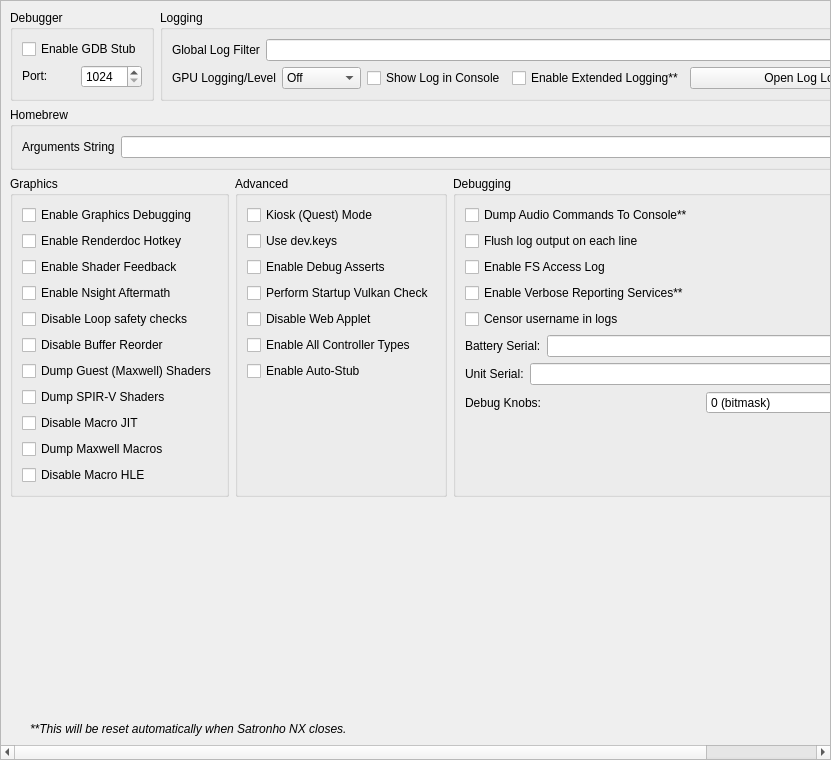
<?xml version="1.0" encoding="UTF-8"?>
<ui version="4.0">
 <class>ConfigureDebug</class>
 <widget class="QScrollArea" name="ConfigureDebug">
  <property name="geometry">
   <rect>
    <x>0</x>
    <y>0</y>
    <width>831</width>
    <height>760</height>
   </rect>
  </property>
  <property name="widgetResizable">
   <bool>true</bool>
  </property>
  <widget class="QWidget" name="widget">
   <property name="geometry">
    <rect>
     <x>0</x>
     <y>0</y>
     <width>829</width>
     <height>758</height>
    </rect>
   </property>
   <layout class="QVBoxLayout" name="verticalLayout_1">
    <item>
     <layout class="QHBoxLayout" name="horizontalLayout">
      <property name="topMargin">
       <number>0</number>
      </property>
      <item>
       <widget class="QGroupBox" name="groupBox">
        <property name="sizePolicy">
         <sizepolicy hsizetype="Preferred" vsizetype="Preferred">
          <horstretch>0</horstretch>
          <verstretch>0</verstretch>
         </sizepolicy>
        </property>
        <property name="title">
         <string>Debugger</string>
        </property>
        <property name="alignment">
         <set>Qt::AlignmentFlag::AlignLeading|Qt::AlignmentFlag::AlignLeft|Qt::AlignmentFlag::AlignTop</set>
        </property>
        <property name="flat">
         <bool>false</bool>
        </property>
        <property name="checkable">
         <bool>false</bool>
        </property>
        <layout class="QVBoxLayout" name="verticalLayout_3">
         <item>
          <widget class="QWidget" name="debug_widget" native="true">
           <property name="sizePolicy">
            <sizepolicy hsizetype="Preferred" vsizetype="Maximum">
             <horstretch>0</horstretch>
             <verstretch>0</verstretch>
            </sizepolicy>
           </property>
           <layout class="QVBoxLayout" name="verticalLayout">
            <property name="sizeConstraint">
             <enum>QLayout::SizeConstraint::SetDefaultConstraint</enum>
            </property>
            <property name="leftMargin">
             <number>0</number>
            </property>
            <property name="topMargin">
             <number>0</number>
            </property>
            <property name="rightMargin">
             <number>0</number>
            </property>
            <property name="bottomMargin">
             <number>0</number>
            </property>
            <item>
             <widget class="QCheckBox" name="toggle_gdbstub">
              <property name="sizePolicy">
               <sizepolicy hsizetype="Maximum" vsizetype="Maximum">
                <horstretch>0</horstretch>
                <verstretch>0</verstretch>
               </sizepolicy>
              </property>
              <property name="text">
               <string>Enable GDB Stub</string>
              </property>
             </widget>
            </item>
            <item>
             <widget class="QWidget" name="horizontalWidget_3" native="true">
              <property name="sizePolicy">
               <sizepolicy hsizetype="Preferred" vsizetype="Maximum">
                <horstretch>0</horstretch>
                <verstretch>0</verstretch>
               </sizepolicy>
              </property>
              <layout class="QHBoxLayout" name="horizontalLayout_3">
               <property name="leftMargin">
                <number>0</number>
               </property>
               <property name="topMargin">
                <number>0</number>
               </property>
               <property name="rightMargin">
                <number>0</number>
               </property>
               <property name="bottomMargin">
                <number>0</number>
               </property>
               <item>
                <widget class="QLabel" name="label_11">
                 <property name="sizePolicy">
                  <sizepolicy hsizetype="Minimum" vsizetype="Maximum">
                   <horstretch>0</horstretch>
                   <verstretch>0</verstretch>
                  </sizepolicy>
                 </property>
                 <property name="text">
                  <string>Port:</string>
                 </property>
                </widget>
               </item>
               <item>
                <widget class="QSpinBox" name="gdbport_spinbox">
                 <property name="sizePolicy">
                  <sizepolicy hsizetype="Preferred" vsizetype="Maximum">
                   <horstretch>0</horstretch>
                   <verstretch>0</verstretch>
                  </sizepolicy>
                 </property>
                 <property name="minimum">
                  <number>1024</number>
                 </property>
                 <property name="maximum">
                  <number>65535</number>
                 </property>
                </widget>
               </item>
              </layout>
             </widget>
            </item>
           </layout>
          </widget>
         </item>
        </layout>
       </widget>
      </item>
      <item>
       <widget class="QGroupBox" name="groupBox_2">
        <property name="sizePolicy">
         <sizepolicy hsizetype="Expanding" vsizetype="Preferred">
          <horstretch>0</horstretch>
          <verstretch>0</verstretch>
         </sizepolicy>
        </property>
        <property name="title">
         <string>Logging</string>
        </property>
        <layout class="QGridLayout" name="gridLayout_1">
         <item row="0" column="0" colspan="4">
          <widget class="QWidget" name="logging_widget" native="true">
           <property name="sizePolicy">
            <sizepolicy hsizetype="Preferred" vsizetype="Maximum">
             <horstretch>0</horstretch>
             <verstretch>0</verstretch>
            </sizepolicy>
           </property>
           <layout class="QHBoxLayout" name="horizontalLayout_1">
            <property name="leftMargin">
             <number>0</number>
            </property>
            <property name="topMargin">
             <number>0</number>
            </property>
            <property name="rightMargin">
             <number>0</number>
            </property>
            <property name="bottomMargin">
             <number>0</number>
            </property>
            <item>
             <widget class="QLabel" name="label_1">
              <property name="sizePolicy">
               <sizepolicy hsizetype="Preferred" vsizetype="Preferred">
                <horstretch>0</horstretch>
                <verstretch>0</verstretch>
               </sizepolicy>
              </property>
              <property name="text">
               <string>Global Log Filter</string>
              </property>
             </widget>
            </item>
            <item>
             <widget class="QLineEdit" name="log_filter_edit"/>
            </item>
           </layout>
          </widget>
         </item>
         <item row="1" column="0">
          <widget class="QWidget" name="gpu_log_level_widget" native="true">
           <property name="sizePolicy">
            <sizepolicy hsizetype="Preferred" vsizetype="Maximum">
             <horstretch>0</horstretch>
             <verstretch>0</verstretch>
            </sizepolicy>
           </property>
           <layout class="QHBoxLayout" name="gpu_log_level_layout">
            <property name="leftMargin">
             <number>0</number>
            </property>
            <property name="topMargin">
             <number>0</number>
            </property>
            <property name="rightMargin">
             <number>0</number>
            </property>
            <property name="bottomMargin">
             <number>0</number>
            </property>
            <item>
             <widget class="QLabel" name="gpu_log_level_label">
              <property name="text">
               <string>GPU Logging/Level</string>
              </property>
             </widget>
            </item>
            <item>
             <widget class="QComboBox" name="gpu_log_level">
              <property name="toolTip">
               <string>Detail level for GPU logs. Off disables logging entirely.</string>
              </property>
              <item>
               <property name="text">
                <string>Off</string>
               </property>
              </item>
              <item>
               <property name="text">
                <string>Errors</string>
               </property>
              </item>
              <item>
               <property name="text">
                <string>Standard</string>
               </property>
              </item>
              <item>
               <property name="text">
                <string>Verbose</string>
               </property>
              </item>
              <item>
               <property name="text">
                <string>All</string>
               </property>
              </item>
             </widget>
            </item>
           </layout>
          </widget>
         </item>
         <item row="1" column="1">
          <widget class="QCheckBox" name="toggle_console">
           <property name="text">
            <string>Show Log in Console</string>
           </property>
          </widget>
         </item>
         <item row="1" column="2">
          <widget class="QCheckBox" name="extended_logging">
           <property name="enabled">
            <bool>true</bool>
           </property>
           <property name="toolTip">
            <string>When checked, the max size of the log increases from 100 MB to 1 GB</string>
           </property>
           <property name="text">
            <string>Enable Extended Logging**</string>
           </property>
          </widget>
         </item>
         <item row="1" column="3">
          <widget class="QPushButton" name="open_log_button">
           <property name="sizePolicy">
            <sizepolicy hsizetype="Expanding" vsizetype="Maximum">
             <horstretch>1</horstretch>
             <verstretch>0</verstretch>
            </sizepolicy>
           </property>
           <property name="minimumSize">
            <size>
             <width>250</width>
             <height>0</height>
            </size>
           </property>
           <property name="text">
            <string>Open Log Location</string>
           </property>
          </widget>
         </item>
        </layout>
       </widget>
      </item>
     </layout>
    </item>
    <item>
     <widget class="QGroupBox" name="groupBox_3">
      <property name="title">
       <string>Homebrew</string>
      </property>
      <layout class="QVBoxLayout" name="verticalLayout_5">
       <item>
        <layout class="QHBoxLayout" name="horizontalLayout_4">
         <item>
          <widget class="QLabel" name="label_3">
           <property name="text">
            <string>Arguments String</string>
           </property>
          </widget>
         </item>
         <item>
          <widget class="QLineEdit" name="homebrew_args_edit"/>
         </item>
        </layout>
       </item>
      </layout>
     </widget>
    </item>
    <item>
     <layout class="QHBoxLayout" name="horizontalLayout_2">
      <item>
       <widget class="QGroupBox" name="groupBox_4">
        <property name="title">
         <string>Graphics</string>
        </property>
        <layout class="QGridLayout" name="gridLayout_2">
         <item row="4" column="0">
          <widget class="QCheckBox" name="disable_loop_safety_checks">
           <property name="toolTip">
            <string>When checked, it executes shaders without loop logic changes</string>
           </property>
           <property name="text">
            <string>Disable Loop safety checks</string>
           </property>
          </widget>
         </item>
         <item row="9" column="0">
          <widget class="QCheckBox" name="dump_macros">
           <property name="enabled">
            <bool>true</bool>
           </property>
           <property name="toolTip">
            <string>When checked, it will dump all the macro programs of the GPU</string>
           </property>
           <property name="text">
            <string>Dump Maxwell Macros</string>
           </property>
          </widget>
         </item>
         <item row="3" column="0">
          <widget class="QCheckBox" name="enable_nsight_aftermath">
           <property name="toolTip">
            <string>When checked, it enables Nsight Aftermath crash dumps</string>
           </property>
           <property name="text">
            <string>Enable Nsight Aftermath</string>
           </property>
          </widget>
         </item>
         <item row="6" column="0">
          <widget class="QCheckBox" name="dump_guest_shaders">
           <property name="enabled">
            <bool>true</bool>
           </property>
           <property name="toolTip">
            <string>When checked, it will dump original Maxwell guest shader bytecode (the input to the recompiler) as .ash files under DumpDir/shaders/. Useful for inspection with nvdisasm.</string>
           </property>
           <property name="text">
            <string>Dump Guest (Maxwell) Shaders</string>
           </property>
          </widget>
         </item>
         <item row="1" column="0">
          <widget class="QCheckBox" name="enable_renderdoc_hotkey">
           <property name="text">
            <string>Enable Renderdoc Hotkey</string>
           </property>
          </widget>
         </item>
         <item row="8" column="0">
          <widget class="QCheckBox" name="disable_macro_jit">
           <property name="enabled">
            <bool>true</bool>
           </property>
           <property name="toolTip">
            <string>When checked, it disables the macro Just In Time compiler. Enabling this makes games run slower</string>
           </property>
           <property name="text">
            <string>Disable Macro JIT</string>
           </property>
          </widget>
         </item>
         <item row="10" column="0">
          <widget class="QCheckBox" name="disable_macro_hle">
           <property name="enabled">
            <bool>true</bool>
           </property>
           <property name="toolTip">
            <string>When checked, it disables the macro HLE functions. Enabling this makes games run slower</string>
           </property>
           <property name="text">
            <string>Disable Macro HLE</string>
           </property>
          </widget>
         </item>
         <item row="0" column="0">
          <widget class="QCheckBox" name="enable_graphics_debugging">
           <property name="enabled">
            <bool>true</bool>
           </property>
           <property name="toolTip">
            <string>When checked, the graphics API enters a slower debugging mode</string>
           </property>
           <property name="text">
            <string>Enable Graphics Debugging</string>
           </property>
          </widget>
         </item>
         <item row="11" column="0">
          <spacer name="verticalSpacer_5">
           <property name="orientation">
            <enum>Qt::Orientation::Vertical</enum>
           </property>
           <property name="sizeType">
            <enum>QSizePolicy::Policy::Preferred</enum>
           </property>
           <property name="sizeHint" stdset="0">
            <size>
             <width>20</width>
             <height>0</height>
            </size>
           </property>
          </spacer>
         </item>
         <item row="2" column="0">
          <widget class="QCheckBox" name="enable_shader_feedback">
           <property name="toolTip">
            <string>When checked, yuzu will log statistics about the compiled pipeline cache</string>
           </property>
           <property name="text">
            <string>Enable Shader Feedback</string>
           </property>
          </widget>
         </item>
         <item row="5" column="0">
          <widget class="QCheckBox" name="disable_buffer_reorder">
           <property name="toolTip">
            <string>&lt;html&gt;&lt;head/&gt;&lt;body&gt;&lt;p&gt;When checked, disables reordering of mapped memory uploads which allows to associate uploads with specific draws. May reduce performance in some cases.&lt;/p&gt;&lt;/body&gt;&lt;/html&gt;</string>
           </property>
           <property name="text">
            <string>Disable Buffer Reorder</string>
           </property>
          </widget>
         </item>
         <item row="7" column="0">
          <widget class="QCheckBox" name="gpu_log_shader_dumps">
           <property name="toolTip">
            <string>When checked, it will dump the recompiler's output SPIR-V binaries (.spv) under LogDir/shaders/. Inspect via SPIRV-Tools (spirv-dis / spirv-cross / spirv-val) or RenderDoc.</string>
           </property>
           <property name="text">
            <string>Dump SPIR-V Shaders</string>
           </property>
          </widget>
         </item>
        </layout>
       </widget>
      </item>
      <item>
       <widget class="QGroupBox" name="groupBox_6">
        <property name="title">
         <string>Advanced</string>
        </property>
        <layout class="QGridLayout" name="gridLayout_4">
         <item row="3" column="0">
          <widget class="QCheckBox" name="perform_vulkan_check">
           <property name="toolTip">
            <string>Enables yuzu to check for a working Vulkan environment when the program starts up. Disable this if this is causing issues with external programs seeing yuzu.</string>
           </property>
           <property name="text">
            <string>Perform Startup Vulkan Check</string>
           </property>
          </widget>
         </item>
         <item row="4" column="0">
          <widget class="QCheckBox" name="disable_web_applet">
           <property name="text">
            <string>Disable Web Applet</string>
           </property>
          </widget>
         </item>
         <item row="5" column="0">
          <widget class="QCheckBox" name="enable_all_controllers">
           <property name="text">
            <string>Enable All Controller Types</string>
           </property>
          </widget>
         </item>
         <item row="6" column="0">
          <widget class="QCheckBox" name="use_auto_stub">
           <property name="text">
            <string>Enable Auto-Stub</string>
           </property>
          </widget>
         </item>
         <item row="0" column="0">
          <widget class="QCheckBox" name="quest_flag">
           <property name="text">
            <string>Kiosk (Quest) Mode</string>
           </property>
          </widget>
         </item>
         <item row="1" column="0">
          <widget class="QCheckBox" name="use_dev_keys">
           <property name="text">
            <string>Use dev.keys</string>
           </property>
          </widget>
         </item>
         <item row="2" column="0">
          <widget class="QCheckBox" name="use_debug_asserts">
           <property name="text">
            <string>Enable Debug Asserts</string>
           </property>
          </widget>
         </item>
         <item row="7" column="0">
          <spacer name="verticalSpacer_4">
           <property name="orientation">
            <enum>Qt::Orientation::Vertical</enum>
           </property>
           <property name="sizeType">
            <enum>QSizePolicy::Policy::Expanding</enum>
           </property>
           <property name="sizeHint" stdset="0">
            <size>
             <width>20</width>
             <height>0</height>
            </size>
           </property>
          </spacer>
         </item>
        </layout>
       </widget>
      </item>
      <item>
       <widget class="QGroupBox" name="groupBox_5">
        <property name="title">
         <string>Debugging</string>
        </property>
        <layout class="QGridLayout" name="gridLayout_3">
         <item row="6" column="0">
          <widget class="QWidget" name="serial_battery_widget" native="true">
           <property name="sizePolicy">
            <sizepolicy hsizetype="Preferred" vsizetype="Maximum">
             <horstretch>0</horstretch>
             <verstretch>0</verstretch>
            </sizepolicy>
           </property>
           <layout class="QHBoxLayout" name="horizontalLayout_11">
            <property name="leftMargin">
             <number>0</number>
            </property>
            <property name="topMargin">
             <number>0</number>
            </property>
            <property name="rightMargin">
             <number>0</number>
            </property>
            <property name="bottomMargin">
             <number>0</number>
            </property>
            <item>
             <widget class="QLabel" name="label_12">
              <property name="sizePolicy">
               <sizepolicy hsizetype="Preferred" vsizetype="Preferred">
                <horstretch>0</horstretch>
                <verstretch>0</verstretch>
               </sizepolicy>
              </property>
              <property name="text">
               <string>Battery Serial:</string>
              </property>
             </widget>
            </item>
            <item>
             <widget class="QLineEdit" name="serial_battery_edit"/>
            </item>
           </layout>
          </widget>
         </item>
         <item row="8" column="0">
          <widget class="QWidget" name="debug_knobs_widget" native="true">
           <property name="sizePolicy">
            <sizepolicy hsizetype="Preferred" vsizetype="Maximum">
             <horstretch>0</horstretch>
             <verstretch>0</verstretch>
            </sizepolicy>
           </property>
           <layout class="QHBoxLayout" name="horizontalLayout_debug_knobs">
            <property name="leftMargin">
             <number>0</number>
            </property>
            <property name="topMargin">
             <number>0</number>
            </property>
            <property name="rightMargin">
             <number>0</number>
            </property>
            <property name="bottomMargin">
             <number>0</number>
            </property>
            <item>
             <widget class="QLabel" name="label_debug_knobs">
              <property name="sizePolicy">
               <sizepolicy hsizetype="Preferred" vsizetype="Preferred">
                <horstretch>0</horstretch>
                <verstretch>0</verstretch>
               </sizepolicy>
              </property>
              <property name="text">
               <string>Debug Knobs:</string>
              </property>
             </widget>
            </item>
            <item>
             <widget class="QSpinBox" name="debug_knobs_spinbox">
              <property name="minimum">
               <number>0</number>
              </property>
              <property name="maximum">
               <number>65535</number>
              </property>
              <property name="toolTip">
               <string>Bitmask for quick development toggles</string>
              </property>
              <property name="statusTip">
               <string>Set debug knobs (bitmask)</string>
              </property>
              <property name="whatsThis">
               <string>16-bit debug knob set for quick development toggles</string>
              </property>
              <property name="suffix">
               <string> (bitmask)</string>
              </property>
             </widget>
            </item>
           </layout>
          </widget>
         </item>
         <item row="7" column="0">
          <widget class="QWidget" name="serial_board_widget" native="true">
           <property name="sizePolicy">
            <sizepolicy hsizetype="Preferred" vsizetype="Maximum">
             <horstretch>0</horstretch>
             <verstretch>0</verstretch>
            </sizepolicy>
           </property>
           <layout class="QHBoxLayout" name="horizontalLayout_12">
            <property name="leftMargin">
             <number>0</number>
            </property>
            <property name="topMargin">
             <number>0</number>
            </property>
            <property name="rightMargin">
             <number>0</number>
            </property>
            <property name="bottomMargin">
             <number>0</number>
            </property>
            <item>
             <widget class="QLabel" name="label_13">
              <property name="sizePolicy">
               <sizepolicy hsizetype="Preferred" vsizetype="Preferred">
                <horstretch>0</horstretch>
                <verstretch>0</verstretch>
               </sizepolicy>
              </property>
              <property name="text">
               <string>Unit Serial:</string>
              </property>
             </widget>
            </item>
            <item>
             <widget class="QLineEdit" name="serial_board_edit"/>
            </item>
           </layout>
          </widget>
         </item>
         <item row="20" column="0">
          <spacer name="verticalSpacer_3">
           <property name="orientation">
            <enum>Qt::Orientation::Vertical</enum>
           </property>
           <property name="sizeType">
            <enum>QSizePolicy::Policy::Expanding</enum>
           </property>
           <property name="sizeHint" stdset="0">
            <size>
             <width>20</width>
             <height>0</height>
            </size>
           </property>
          </spacer>
         </item>
         <item row="1" column="0">
          <widget class="QCheckBox" name="dump_audio_commands">
           <property name="toolTip">
            <string>Enable this to output the latest generated audio command list to the console. Only affects games using the audio renderer.</string>
           </property>
           <property name="text">
            <string>Dump Audio Commands To Console**</string>
           </property>
          </widget>
         </item>
         <item row="2" column="0">
          <widget class="QCheckBox" name="flush_line">
           <property name="text">
            <string>Flush log output on each line</string>
           </property>
          </widget>
         </item>
         <item row="3" column="0">
          <widget class="QCheckBox" name="fs_access_log">
           <property name="text">
            <string>Enable FS Access Log</string>
           </property>
          </widget>
         </item>
         <item row="4" column="0">
          <widget class="QCheckBox" name="reporting_services">
           <property name="text">
            <string>Enable Verbose Reporting Services**</string>
           </property>
          </widget>
         </item>
         <item row="5" column="0">
          <widget class="QCheckBox" name="censor_username">
           <property name="text">
            <string>Censor username in logs</string>
           </property>
          </widget>
         </item>
        </layout>
       </widget>
      </item>
     </layout>
    </item>
    <item>
     <spacer name="verticalSpacer">
      <property name="orientation">
       <enum>Qt::Orientation::Vertical</enum>
      </property>
      <property name="sizeHint" stdset="0">
       <size>
        <width>20</width>
        <height>0</height>
       </size>
      </property>
     </spacer>
    </item>
    <item>
     <widget class="QLabel" name="label_5">
      <property name="sizePolicy">
       <sizepolicy hsizetype="Expanding" vsizetype="Preferred">
        <horstretch>0</horstretch>
        <verstretch>0</verstretch>
       </sizepolicy>
      </property>
      <property name="font">
       <font>
        <italic>true</italic>
       </font>
      </property>
      <property name="text">
    <string>**This will be reset automatically when Satronho NX closes.</string>
      </property>
      <property name="indent">
       <number>20</number>
      </property>
     </widget>
    </item>
   </layout>
  </widget>
 </widget>
 <tabstops>
  <tabstop>log_filter_edit</tabstop>
  <tabstop>toggle_console</tabstop>
  <tabstop>extended_logging</tabstop>
  <tabstop>open_log_button</tabstop>
  <tabstop>homebrew_args_edit</tabstop>
  <tabstop>enable_graphics_debugging</tabstop>
  <tabstop>enable_shader_feedback</tabstop>
  <tabstop>enable_nsight_aftermath</tabstop>
  <tabstop>fs_access_log</tabstop>
  <tabstop>reporting_services</tabstop>
  <tabstop>quest_flag</tabstop>
  <tabstop>use_debug_asserts</tabstop>
 </tabstops>
 <resources/>
 <connections/>
</ui>
